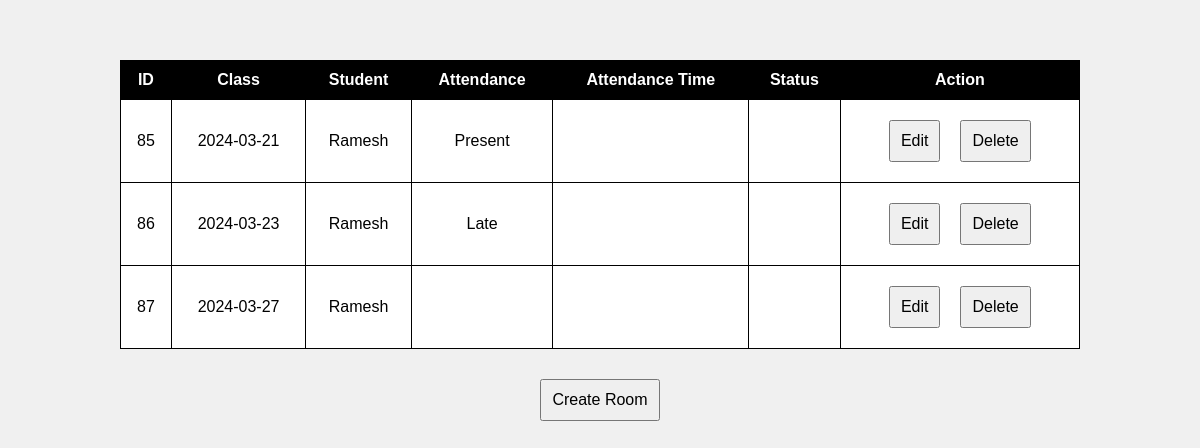
Page /admin/indexes/phase_index.php on the earlier database version.
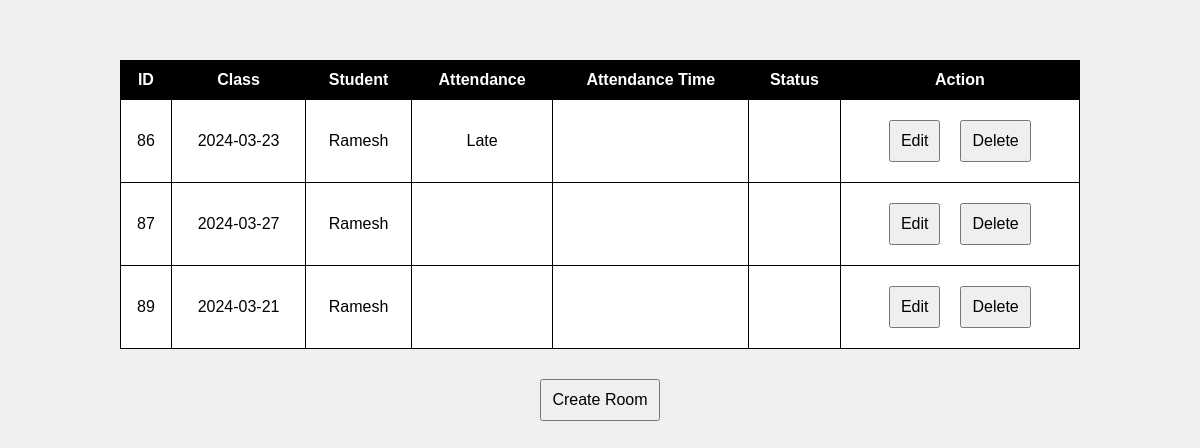
Same page on the later database version.
### tables this page shows
CREATE TABLE `class_rooms` (
  `class_room_id` int(11) NOT NULL,
  `class_parent_id` int(11) DEFAULT NULL,
  `user_parent_id` int(11) DEFAULT NULL,
  `attendance` enum('Present','Absent','Late') DEFAULT NULL,
  `attendance_time` varchar(255) DEFAULT NULL,
  `class_room_status` enum('Active','Inactive') DEFAULT NULL
);

CREATE TABLE `classes` (
  `class_id` int(11) NOT NULL,
  `course_parent_id` int(11) NOT NULL,
  `user_parent_id` int(11) NOT NULL,
  `sched_start_time` time NOT NULL,
  `sched_end_time` time NOT NULL,
  `date_of_class` date NOT NULL,
  `created_at` timestamp NOT NULL DEFAULT current_timestamp(),
  `updated_at` timestamp NOT NULL DEFAULT current_timestamp(),
  `actual_start_time` datetime DEFAULT NULL,
  `actual_end_time` datetime DEFAULT NULL,
  `class_status` enum('Upcoming','Ongoing','Finished','Cancelled') NOT NULL
);

CREATE TABLE `users` (
  `user_id` int(11) NOT NULL,
  `user_name` varchar(255) NOT NULL,
  `user_password` varchar(255) NOT NULL,
  `user_type` enum('Student','Teacher','None') NOT NULL DEFAULT 'None',
  `user_status` enum('Active','Inactive') NOT NULL
);

### admin/indexes/phase_index.php (the view, shortened to what this page needs)
<!DOCTYPE html>
<html>
<head>
</head>
<body>
<h2 id="responseMessagePhase">&nbsp;</h2>
<div id="updateTableContainerPhase">
    <?php
    include("../db.php");
    $sql = "SELECT Ro.*,
               d.date_of_class,
	       us.user_name
        FROM class_rooms Ro
        LEFT JOIN classes d ON Ro.class_parent_id = d.class_id
	LEFT JOIN users us ON Ro.user_parent_id = us.user_id";
    $result = $conn->query($sql);
    if ($result->num_rows > 0) {
        echo "<table>";
        echo "<tr><th>ID</th><th>Class</th><th>Student</th><th>Attendance</th><th>Attendance Time</th><th>Status</th><th>Action</th></tr>";
        while ($row = $result->fetch_assoc()) {
            echo "<tr>";
            echo "<td>{$row['class_room_id']}</td>";
            echo "<td>{$row['date_of_class']}</td>";
            echo "<td>{$row['user_name']}</td>";
            echo "<td>{$row['attendance']}</td>";
            echo "<td>{$row['attendance_time']}</td>";
            echo "<td>{$row['class_room_status']}</td>";
            echo "<td>";
            echo "<button onclick=\"showFormPhase('edit_mode_phase', {$row['class_room_id']})\">Edit</button>";
            echo "<button onclick=\"showFormPhase('delete_mode_phase', {$row['class_room_id']})\">Delete</button>";
            echo "</td>";
            echo "</tr>";
        }
        echo "</table>";
    } else {
        echo "No rooms found.";
    }
    ?>
</div>
<button onclick="showFormPhase('create_mode_phase', null)">Create Room</button>
</body>
</html>

Differences in the rows shown:
removed class_rooms: class_room_id "85", classes.date_of_class "2024-03-21", users.user_name "Ramesh", attendance "Present"
added class_rooms: class_room_id "89", classes.date_of_class "2024-03-21", users.user_name "Ramesh"
